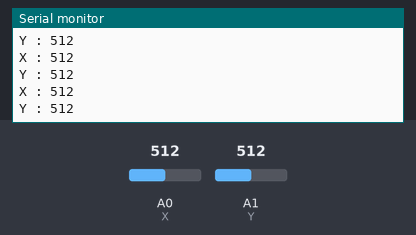
A sketch run on a simulated Arduino Uno, built with avr-gcc and run on an emulated ATmega328P. On the bench: the last lines printed to the serial monitor. Inputs (shaded band) come from the test bench; at power-on: A0 (X) = 512, A1 (Y) = 512.

Above: at 1.3 s.
1.4 s: A0 (X) set to 716
At 1.81 s:
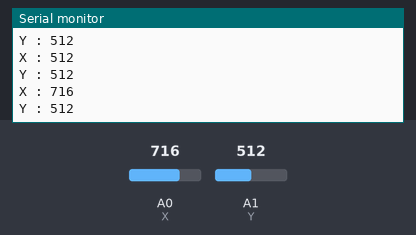
2.9 s: A1 (Y) set to 716
At 3.31 s:
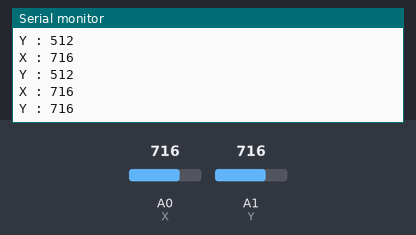
4.4 s: A0 (X) set to 900
At 4.82 s:
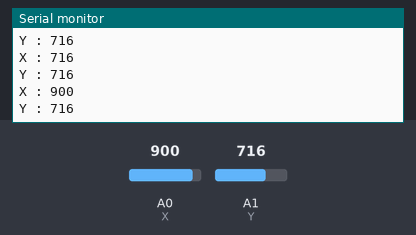
5.9 s: A1 (Y) set to 900
At 6.32 s:
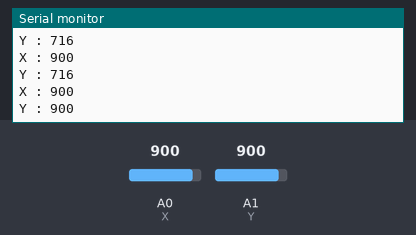
Timing chart, 0 to 8.4 s (numbered marks = the images above; inputs shaded):
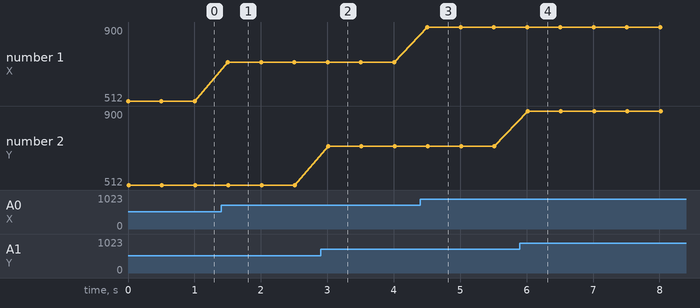

Measured:
- after the input at 1.4 s, the serial monitor: prints a new line after 0.10 s (image 1)
- after the input at 2.9 s, the serial monitor: prints a new line after 0.11 s (image 2)
- after the input at 4.4 s, the serial monitor: prints a new line after 0.11 s (image 3)
- after the input at 5.9 s, the serial monitor: prints a new line after 0.12 s (image 4)
- plotted number 1: 512 → 716 after the input at 1.4 s, 716 → 900 after the input at 4.4 s

The sketch:

robot_arm_joystick.ino
```cpp
/*
조이스틱을 움직일 때 해당 위치값을 시리얼 모니터로 확인
*/
int X = A0;
int Y = A1;

void setup() {
  Serial.begin(9600);
}

void loop() {
  Serial.print("X : ");
  Serial.println(analogRead(X));
  Serial.print("Y : ");
  Serial.println(analogRead(Y));
  delay(500);
}
```
